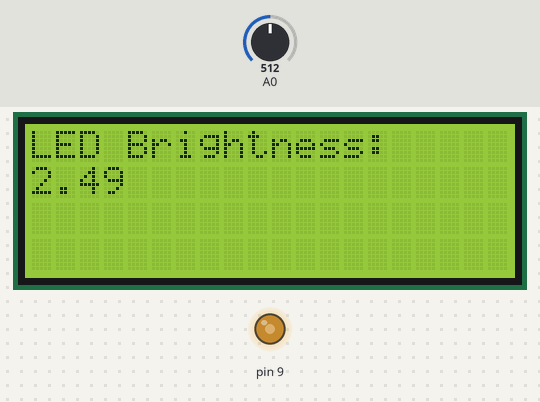
Recording of a sketch running on a simulated Arduino Uno, built with avr-gcc and run on an emulated ATmega328P. On the bench: 20×4 character LCD, output pins drawn as LEDs (lit = HIGH). Inputs (shaded band) come from the test bench; at power-on: A0 = 512. What the sketch prints to the serial monitor is not drawn.

Above: at 1.2 s.
1.3 s: A0 set to 716
At 2.3 s:
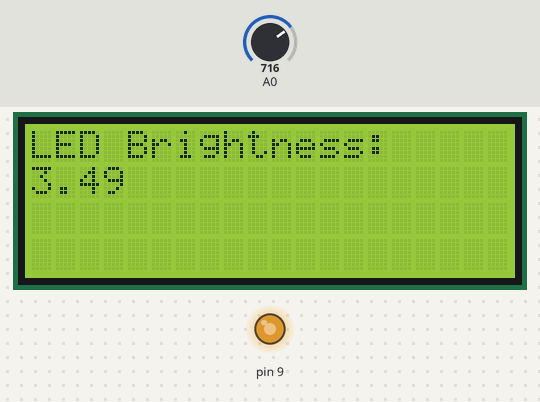
2.8 s: A0 set to 900
At 4.0 s:
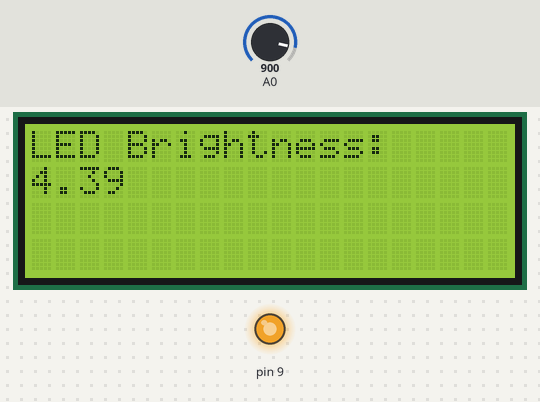
4.3 s: A0 set to 412
At 5.5 s:
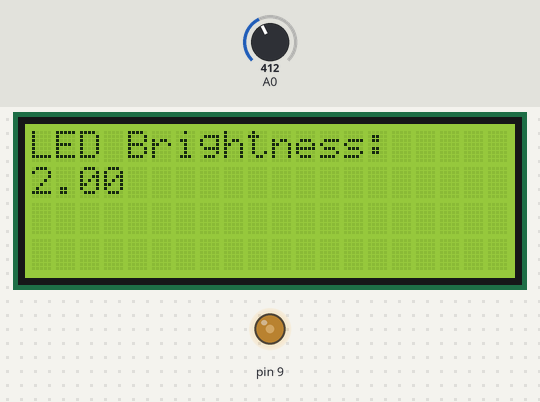
5.8 s: A0 set to 386
At 7.0 s:
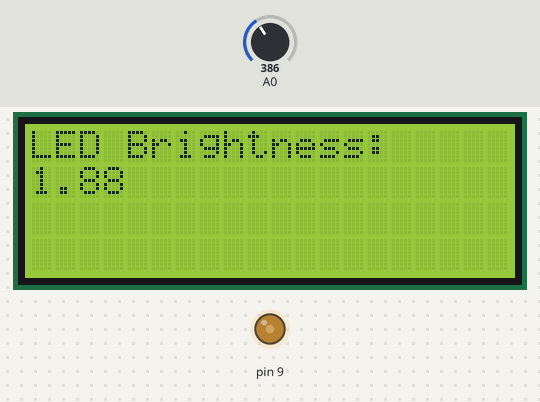
7.3 s: A0 set to 122
At 7.6 s:
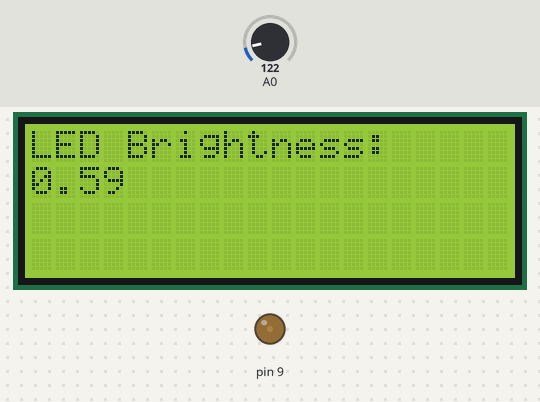
8.8 s: A0 set to 0
At 10.1 s:
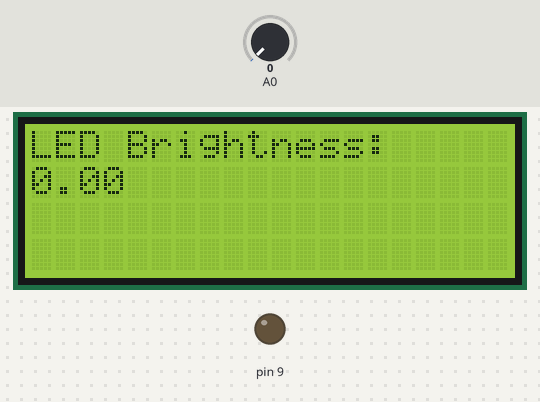
Timing chart, 0 to 11.3 s (numbered marks = the images above; inputs shaded):
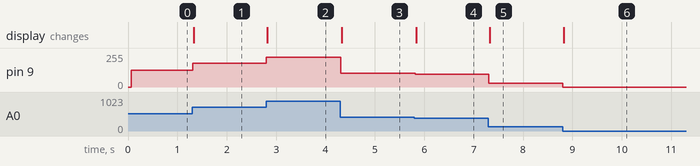

Measured:
- after the input at 1.3 s, pin 9: 127/255 → 178/255 at once; the display: changes at once (image 1)
- after the input at 2.8 s, pin 9: 178/255 → 224/255 at once; the display: changes at once (image 2)
- after the input at 4.3 s, pin 9: 224/255 → 102/255 at once; the display: changes at once (image 3)
- after the input at 5.8 s, pin 9: 102/255 → 96/255 at once; the display: changes at once (image 4)
- after the input at 7.3 s, pin 9: 96/255 → 30/255 at once; the display: changes at once (image 5)
- after the input at 8.8 s, pin 9: 30/255 → 0/255 at once; the display: changes at once (image 6)

The sketch:

potansiyometre_ile_led.ino
```cpp
#include <LiquidCrystal_I2C.h>
#include <Wire.h>

LiquidCrystal_I2C lcd(0x3F, 20, 4);

void setup() {
  // put your setup code here, to run once:
pinMode(9,OUTPUT);
pinMode(A0,INPUT);
Serial.begin(9600);

lcd.init();
lcd.backlight();
}

void loop() {
  // put your main code here, to run repeatedly:
int pot = map(analogRead(A0), 0, 1023, 0, 255);
analogWrite(9, pot);

Serial.print("LED:");
Serial.println(pot);
//delay(100);

lcd.setCursor(0,0);
lcd.print("LED Brightness:");
lcd.setCursor (0,1);
float volt = pot / 51.0;
lcd.print(volt);
//delay(1000);
//lcd.clear();

}
```
